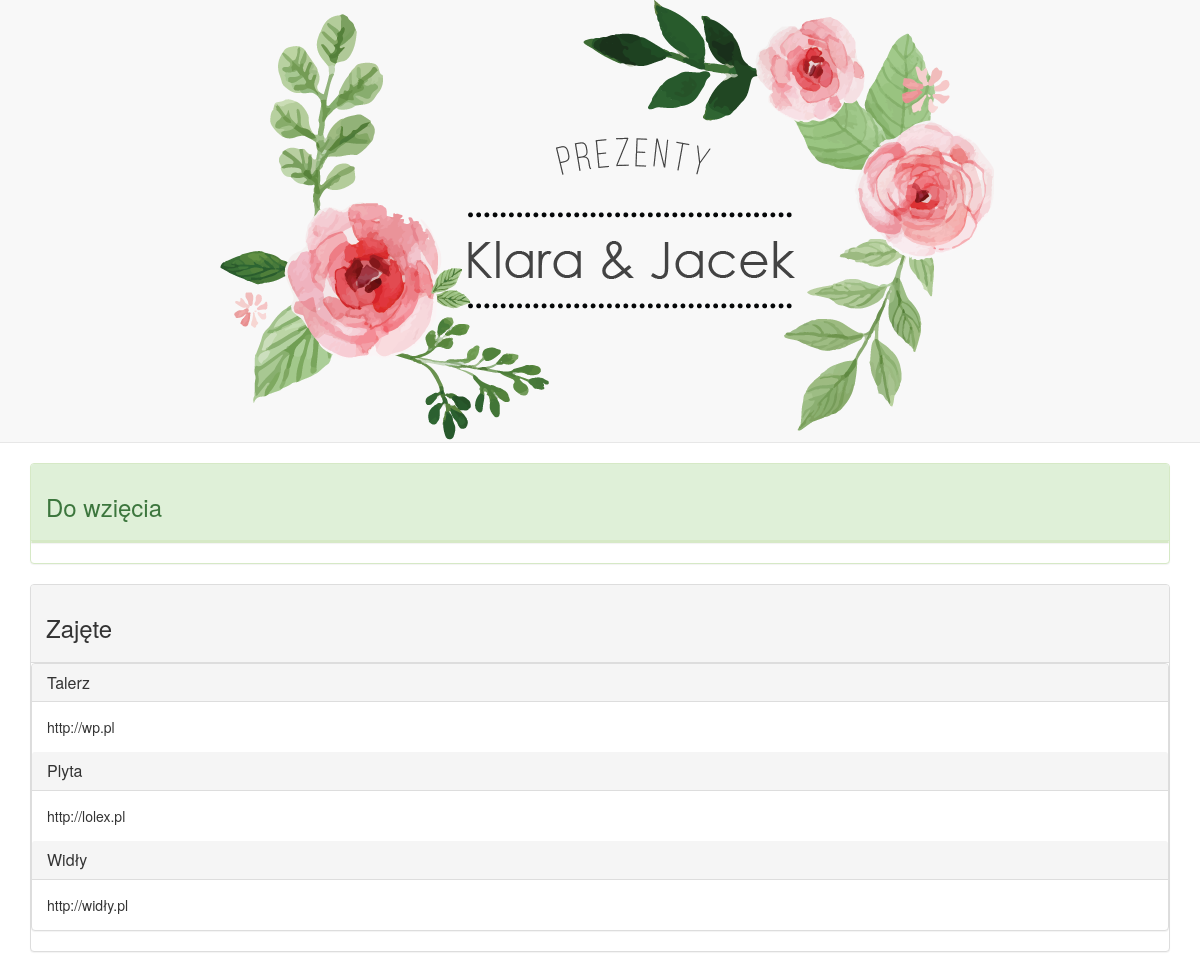
The app's page /, older data.
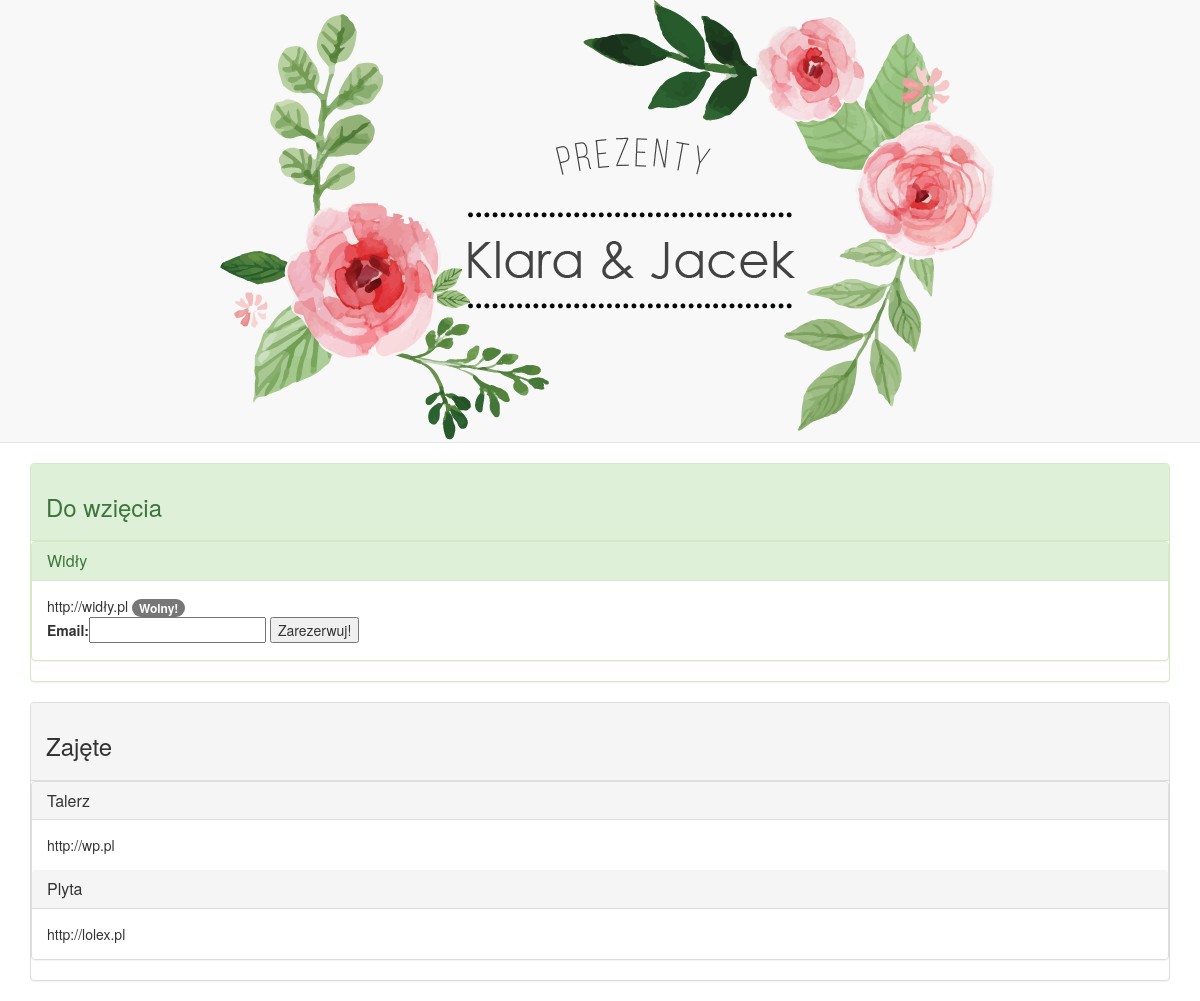
The same page, newer data.
### main_app/models.py (models this page shows, shortened)
class Gift(models.Model):
    name = models.CharField(max_length=100)
    link = models.URLField(max_length=100)
    email = models.EmailField(blank=True, default='')
    occupied = models.BooleanField(default=0)

### main_app/views.py (the view)
# urls.py: url(r'^$', views.index),
def index(request):
    print('test1')
    gifts = Gift.objects.all()
    form_class = ContactForm
    if request.method == 'POST':
        print('lolex')
    return render(request, 'index.html', {'gifts': gifts,
                                          'form': form_class})

### main_app/templates/index.html (shortened to what this page needs)
{% load staticfiles %}
<!DOCTYPE html>
<html lang="pl">
   <head>
      <link href="{% static 'bootstrap.min.css' %}"
         rel="stylesheet">
      <link href="{% static 'style.css' %}"
         rel="stylesheet">
   </head>
   <body>
      <nav class="navbar navbar-default navbar-static-top text-center">
         <a href="/">
         <img src="{% static 'images/baner-01.png' %}" alt="Lista prezentów">
         </a>
      </nav>
      <main class="container" role="main">
         <div class="gift panel panel-success">
            <div class="panel-heading"><h3>Do wzięcia</h3></div>
            <div class="gift panel panel-success">
            {% for gift in gifts %}
            {% if gift.occupied == 0 %}
               <div class="panel-heading">
                  <h2 class="panel-title"> {{ gift.name }}</h2>
               </div>
               <div class="panel-body">
                  {{ gift.link }}
                  <span class="badge badge-success">Wolny!</span>
                  <form role="form" action="" method="POST" id="{{ gift.id }}" data-id="{{ gift.id }}">
                     {{ form }}
                     <button id="submit" data-id="{{ gift.id }}"
                             type="submit" >Zarezerwuj!</button>
                  </form>
               </div>
            {% endif %}
            {% endfor %}
         </div>
         </div>
         <div class="gift panel panel-default">
            <div class="panel-heading"><h3>Zajęte</h3></div>
            <div class="gift panel panel-default">
            {% for gift in gifts %}
            {% if gift.occupied != 0 %}
               <div class="panel-heading">
                  <h2 class="panel-title"> {{ gift.name }}</h2>
               </div>
               <div class="panel-body">
                  {{ gift.link }}
               </div>
            {% endif %}
            {% endfor %}
            </div>
         </div>
      </main>
   </body>
</html>

Row changes from the older to the newer data that the page shows:
changed Gift "Widły": moves from the list under "Zajęte" to the list under "Do wzięcia"
